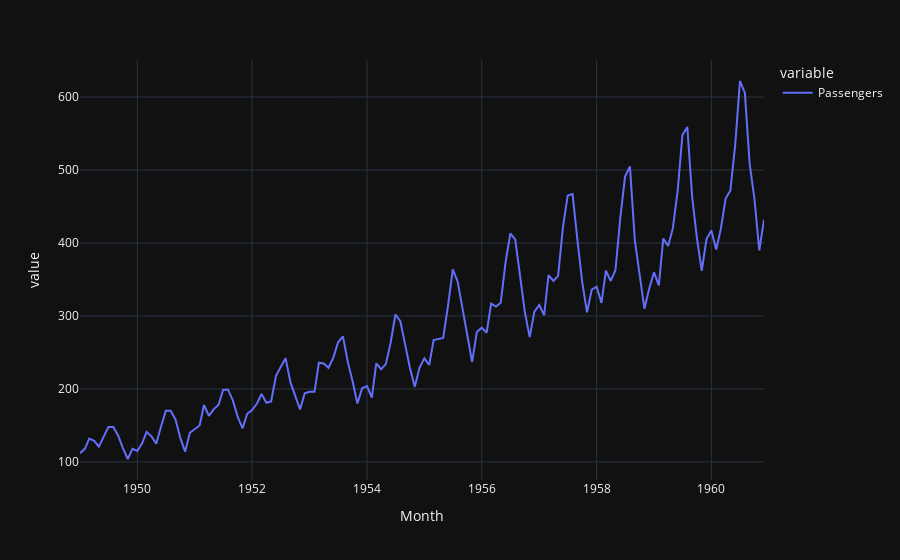

The notebook cell this image was saved under:
### Code cell
px.line(df,template = 'plotly_dark')

### Figure 1 — Plotly figure (JSON) as saved in the notebook; plotly's stock layout.template omitted (floating-point values rounded to 4 significant figures; data arrays with more than 128 entries replaced by an {"elided": "..."} marker saying what was removed)
{"data": [{"hovertemplate": "variable=Passengers<br>Month=%{x}<br>value=%{y}<extra></extra>", "legendgroup": "Passengers", "line": {"color": "#636efa", "dash": "solid"}, "marker": {"symbol": "circle"}, "mode": "lines", "name": "Passengers", "orientation": "v", "showlegend": true, "type": "scatter", "x": {"elided": "144 str values"}, "xaxis": "x", "y": {"elided": "144 int values"}, "yaxis": "y"}], "layout": {"legend": {"title": {"text": "variable"}, "tracegroupgap": 0}, "margin": {"t": 60}, "xaxis": {"anchor": "y", "domain": [0, 1], "title": {"text": "Month"}}, "yaxis": {"anchor": "x", "domain": [0, 1], "title": {"text": "value"}}}}
